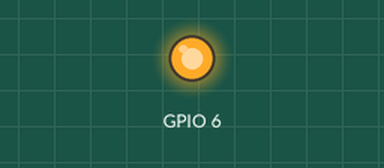
Simulated run of this program. Board: Raspberry Pi (BCM pin numbers). On the bench: output pins drawn as LEDs (lit = HIGH). What the program prints to the terminal is not drawn. At 0.0 s the program stops and its outputs stay as they are.

Above: at 0.1 s.
Timing chart, 0 to 1.5 s (numbered marks = the images above):
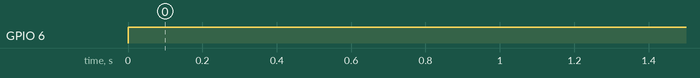

Measured:
- by itself, GPIO 6: LOW → HIGH at 0.00 s

The program:

5a.py
```python
#!/usr/bin/python

import RPi.GPIO as GPIO #library

GPIO.setmode(GPIO.BCM) #gpio order scheme(bcm stands for broadcom)

GPIO.cleanup() #turn all channels to input

GPIO.setwarnings(False) #turn off warnings

GPIO.setup(6,GPIO.OUT) #set gpio as output
                        #now the relay detects pin 6 as output

print "switch is now open"

GPIO.output(6,GPIO.HIGH)
```
